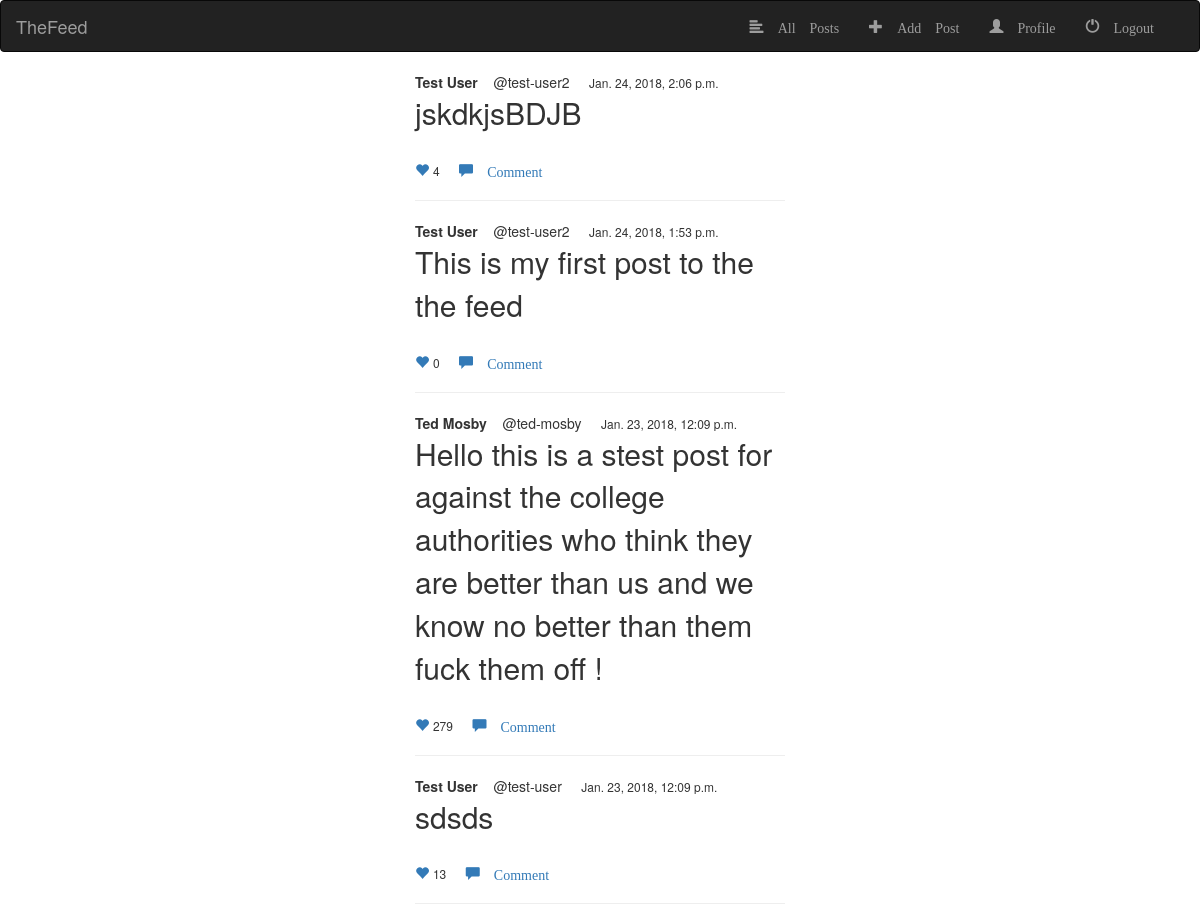
Page /feed/post/ (signed in) on the earlier database version.
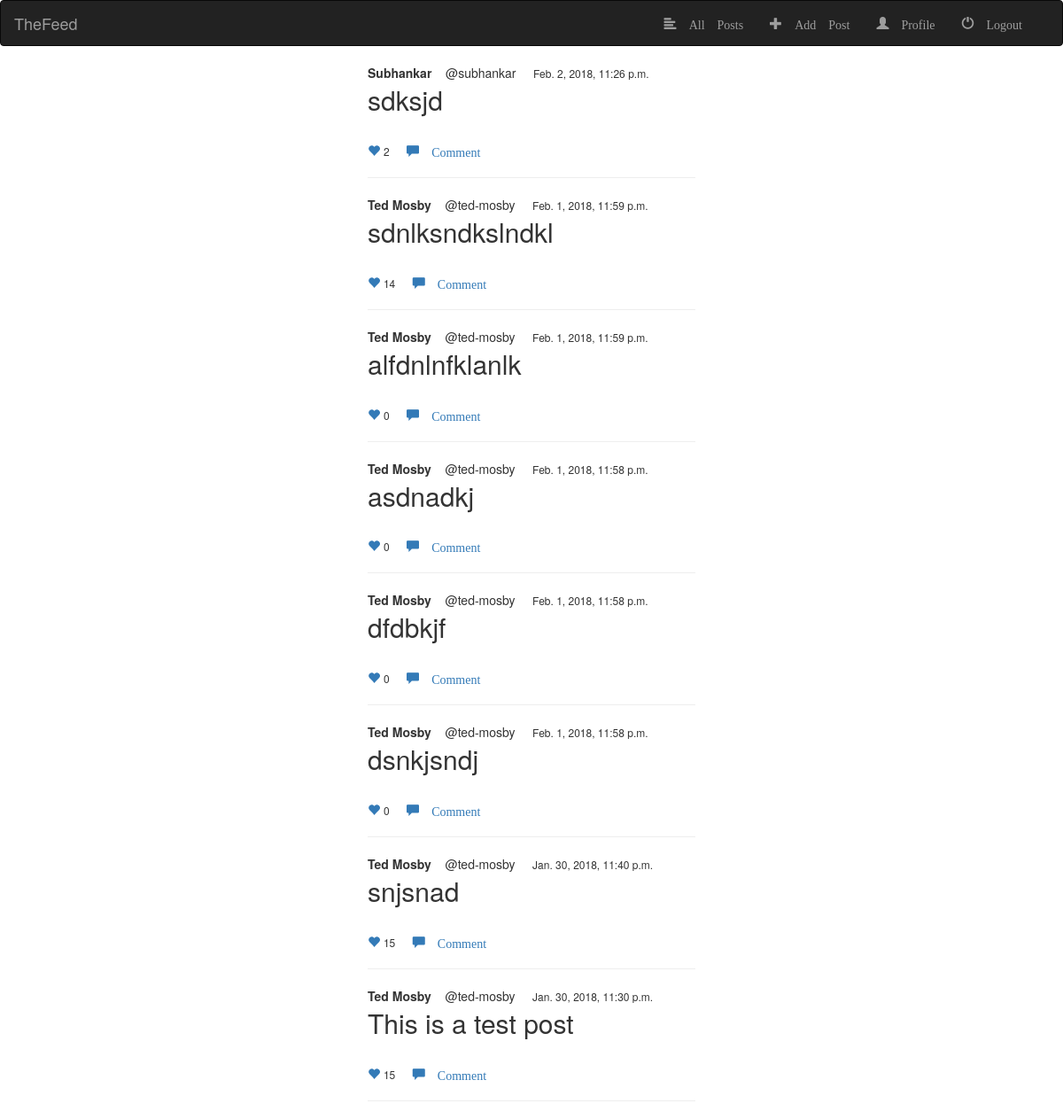
Same page on the later database version.
### feed/models.py (models this page shows, shortened)
class board(models.Model):
	post = models.CharField(max_length=200)
	user = models.ForeignKey(User,on_delete=models.CASCADE)
	hash_tags = models.CharField(max_length=100)
	time = models.DateTimeField(auto_now_add=True)
	likes = models.IntegerField(default=0)

class profile(models.Model):
	username = models.OneToOneField(User,on_delete=models.CASCADE)
	name = models.CharField(max_length=100,help_text='full name')
	branch = models.CharField(max_length=10,choices=Branch_Choices,help_text='Enter your branch initials i.e.. EEE for electrical and electronics engineering')
	year = models.CharField(max_length=10, choices=Year_Choices ,help_text='Enter your year of study ie.. 2 for 2nd year etc.')
	email = models.EmailField(null=True,help_text='Can be left blank!')

### feed/views.py (the view)
# urls.py: path('post/',views.posts_all,name='posts_all'),
@login_required(login_url='/login')
def posts_all(request):
	post = board.objects.all().order_by('-time')
	return render(request,'feed/post_all.html',{'post':post,})

### feed/templates/feed/post_all.html
{%extends 'base_generic.html' %}
{% block content %}
{% for p in post%}
<strong><p style="display: inline;">{{p.user.profile.name}}  &nbsp &nbsp</p></strong><p style="display: inline;">@{{p.user}} &nbsp &nbsp</p>
<h6 style=" display: inline;">{{p.time}}</h6>
<p style="font-size:30px; margin-bottom: 25px;">{{p.post}}</p>
<a style="display: inline;" href="{{p.id}}/like"><span class="glyphicon glyphicon-heart" aria-hidden="true"> </span></a>
<h6 style="display: inline;">{{p.likes}}</h6> &nbsp  &nbsp
<a style="display: inline;" href="{{p.id}}/"><span class="glyphicon glyphicon-comment" aria-hidden="true"> Comment</span> </a>
<hr>
{% endfor%}
{% endblock %}

### feed/templates/base_generic.html (shortened to what this page needs)
<!DOCTYPE html>
<html>
<head>
    <link rel="stylesheet" href="https://maxcdn.bootstrapcdn.com/bootstrap/3.3.7/css/bootstrap.min.css">
    {% load static %}
</head>
<body>
{% block navbar %}
<nav class="navbar navbar-inverse">
  <div class="container-fluid">
    <div class="navbar-header">
      <a class="navbar-brand" href="{% url 'posts_all' %}">TheFeed</a>
    </div>
    <div class="collapse navbar-collapse" id="myNavbar">
    {% if user.is_authenticated %}
    <ul class="nav navbar-nav">
      <li><a href="{% url 'posts_all' %}"><span class="glyphicon glyphicon-align-left" aria-hidden="true"> All Posts</span></a></li>
      <li><a href="{% url 'newpost' %}"><span class="glyphicon glyphicon-plus" aria-hidden="true"> Add Post</span></a></li>
      <li><a href="{% url 'profile' %}"><span class="glyphicon glyphicon-user" aria-hidden="true"> Profile</span></a></li>
      <li><a href="{% url 'logout' %}"><span class="glyphicon glyphicon-off" aria-hidden="true"> Logout</a></span></li>
    </ul>
    </div>
  </div>
</nav>
    {% endif %}
{% endblock %}
<div class="container-fluid">
  <div class="row">
    <div class="col-sm-4">
    </div>
    <div class="col-sm-4">
      {% block content%} {% endblock %}
    </div>
  </div>
</div>
</body>
</html>

### feed/templates/base_generic.html (style rules this page uses)
@media only screen and (min-width: 500px) { .navbar-nav { float: right; } }

Differences in the rows shown:
removed board: user.profile.name "Test User", user "test-user2", time "Jan. 24, 2018, 2:06 p.m.", post "jskdkjsBDJB", likes "4"
removed board: user.profile.name "Test User", user "test-user2", time "Jan. 24, 2018, 1:53 p.m.", post "This is my first post to the the feed", likes "0"
removed board: user.profile.name "Ted Mosby", user "ted-mosby", time "Jan. 23, 2018, 12:09 p.m.", post "Hello this is a stest post for against the college authorities who think they are better than us and we know no better than them fuck them off !", likes "279"
removed board: user.profile.name "Test User", user "test-user", time "Jan. 23, 2018, 12:09 p.m.", post "sdsds", likes "13"
added board: user.profile.name "Subhankar", user "subhankar", time "Feb. 2, 2018, 11:26 p.m.", post "sdksjd", likes "2"
added board: user.profile.name "Ted Mosby", user "ted-mosby", time "Feb. 1, 2018, 11:59 p.m.", post "sdnlksndkslndkl", likes "14"
added board: user.profile.name "Ted Mosby", user "ted-mosby", time "Feb. 1, 2018, 11:59 p.m.", post "alfdnlnfklanlk", likes "0"
added board: user.profile.name "Ted Mosby", user "ted-mosby", time "Feb. 1, 2018, 11:58 p.m.", post "asdnadkj", likes "0"
added board: user.profile.name "Ted Mosby", user "ted-mosby", time "Feb. 1, 2018, 11:58 p.m.", post "dfdbkjf", likes "0"
added board: user.profile.name "Ted Mosby", user "ted-mosby", time "Feb. 1, 2018, 11:58 p.m.", post "dsnkjsndj", likes "0"
added board: user.profile.name "Ted Mosby", user "ted-mosby", time "Jan. 30, 2018, 11:40 p.m.", post "snjsnad", likes "15"
added board: user.profile.name "Ted Mosby", user "ted-mosby", time "Jan. 30, 2018, 11:30 p.m.", post "This is a test post", likes "15"
